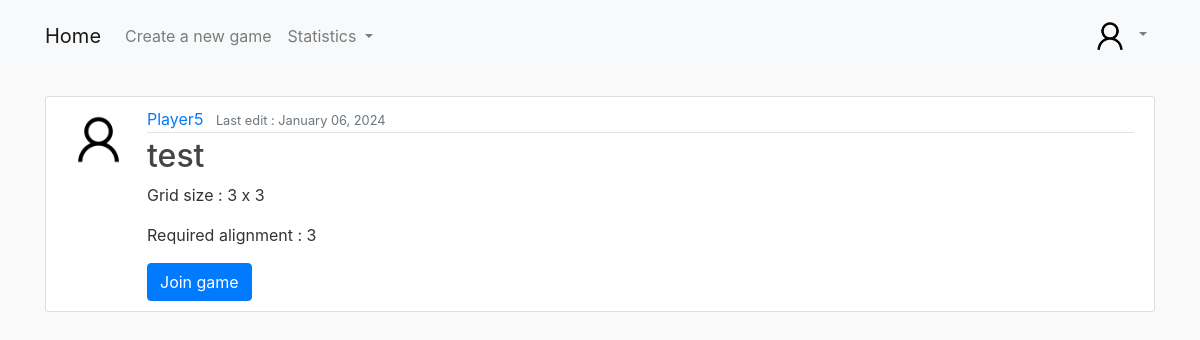
/game/142/detail/ (signed in), run on the app's committed database.
### users/models.py (models this page shows, shortened)
class Profile(models.Model):
    user = models.OneToOneField(User, on_delete=models.CASCADE)
    image = models.ImageField(default='default.png', upload_to='profile_pics')
    game_symbol = models.ImageField(default='default_symbol.png', upload_to='game_symbols')

### morpion/models.py (models this page shows, shortened)
class Game(models.Model):
    creator = models.ForeignKey(User, on_delete=models.CASCADE, related_name='games_created')
    player2 = models.ForeignKey(User, on_delete=models.SET_NULL, blank=True, null=True, related_name='joined_games')
    active_player = models.CharField(max_length=20, default='')
    winner = models.ForeignKey(User, on_delete=models.SET_NULL, null=True, blank=True, related_name='games_won')
    abandon = models.CharField(max_length=20, default='', null=True, blank=True)
    title = models.CharField(max_length=200)
    grid_size = models.IntegerField(validators=[MinValueValidator(3), MaxValueValidator(9)])
    alignment = models.IntegerField(validators=[MinValueValidator(3), MaxValueValidator(9)])
    STATUS_CHOICES = (
        ('waiting', 'Waiting'),
        ('started', 'Started'),
        ('completed', 'Completed')
    )
    status = models.CharField(max_length=10, choices=STATUS_CHOICES, default='waiting')
    created_at = models.DateField(auto_now_add=True)
    updated_at = models.DateTimeField(auto_now=True)
    is_private = models.BooleanField(default=False)
    access_code = models.CharField(max_length=6, blank=True, null=True)
    grid_data = models.JSONField(default=dict)

### morpion/views.py (the view)
# urls.py: path('game/<int:pk>/detail/', GameDetailView.as_view(), name='game-detail'),
class GameDetailView(DetailView):
    model = Game
    def get_context_data(self, **kwargs):
        context = super().get_context_data(**kwargs)
        context['title'] = 'Detail de la partie'
        return context

### morpion/templates/morpion/game_detail.html (shortened to what this page needs)
{% extends "morpion/base.html" %}
{% block content %}
<article class="media content-section">
    <img class="rounded-circle article-img" src="{{ object.creator.profile.image.url }}">
    <div class="media-body">
        <div class="article-metadata">
            <a class="mr-2" href="{% url 'user-games' game.creator.username %}">{{ game.creator }}</a>
            <small class="text-muted">Last edit : {{ game.updated_at|date:"F d, Y" }}</small>
        </div>
        <h2 class="article-title">{{ object.title }}</h2>
        <p class="article-content">Grid size : {{ game.grid_size }} x {{ game.grid_size }}</p>
        <p class="article-content">Required alignment : {{ game.alignment }}</p>
        <a href="{% url 'confirm-join-game' game.id %}" class="btn btn-primary">Join game</a>
    </div>
</article>
{% endblock content %}

### morpion/templates/morpion/base.html (shortened to what this page needs)
{% load static %}
<!DOCTYPE html>
<html lang="en">
<head>
    <link rel="stylesheet" href="https://maxcdn.bootstrapcdn.com/bootstrap/4.5.2/css/bootstrap.min.css">
    <link rel="stylesheet" href="{% static 'main.css' %}">
</head>
<body>
    <nav class="navbar navbar-expand-lg navbar-light bg-light">
        <div class="container">
            <a class="navbar-brand" href="/">Home</a>
            <div class="collapse navbar-collapse" id="navbarNav">
                <div class="navbar-nav">
                    <a class="nav-item nav-link" href="{% url 'game-create' %}">Create a new game</a>
                    <div class="nav-item dropdown">
                        <a class="nav-link dropdown-toggle" href="#" id="navbarDropdown" role="button"
                            data-toggle="dropdown" aria-haspopup="true" aria-expanded="false">
                            Statistics
                        </a>
                    </div>
                </div>
                <div class="navbar-nav ml-auto">
                    {% if user.is_authenticated %}
                    <div class="nav-item dropdown">
                        <a class="nav-link dropdown-toggle" href="#" id="userDropdown" role="button"
                            data-toggle="dropdown" aria-haspopup="true" aria-expanded="false">
                            <img class="profile-image"  src="{{ user.profile.image.url }}" alt="Profile Image">
                        </a>
                    </div>
                    {% else %}
                    <a class="nav-item nav-link" href="{% url 'login' %}">Login</a>
                    <a class="nav-item nav-link" href="{% url 'register' %}">Registrer</a>
                    {% endif %}
                </div>
            </div>
        </div>
    </nav>
    <div class="container mt-4">
        {% block content %}{% endblock %}
    </div>
</body>
</html>

### morpion/static/main.css (style rules this page uses)
body { background: #fafafa; color: #333333; }
h1, h2, h3, h4, h5, h6 { color: #444444; }
.content-section { background: #ffffff; padding: 10px 20px; border: 1px solid #dddddd; border-radius: 3px; margin-bottom: 20px; }
.article-title { color: #444444; }
.article-content { white-space: pre-line; }
.article-img { height: 65px; width: 65px; margin-right: 16px; }
.article-metadata { padding-bottom: 1px; margin-bottom: 4px; border-bottom: 1px solid #e3e3e3 }
.profile-image { max-width: 40px; max-height: 40px; border-radius: 50%; }

### data on the page
Game: creator.profile.image (placeholder picture), creator "Player5", updated_at "January 06, 2024", title "test", grid_size "3", alignment "3"
